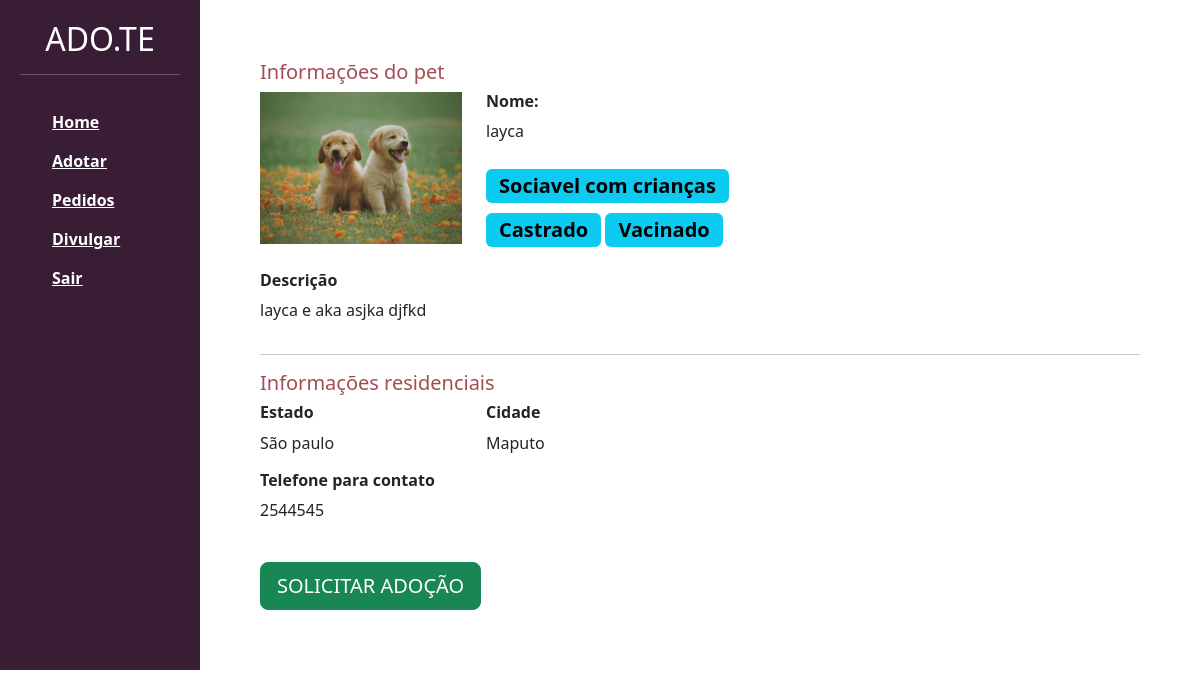
The page /divulgar/ver_pet/10 on the database as committed earlier.
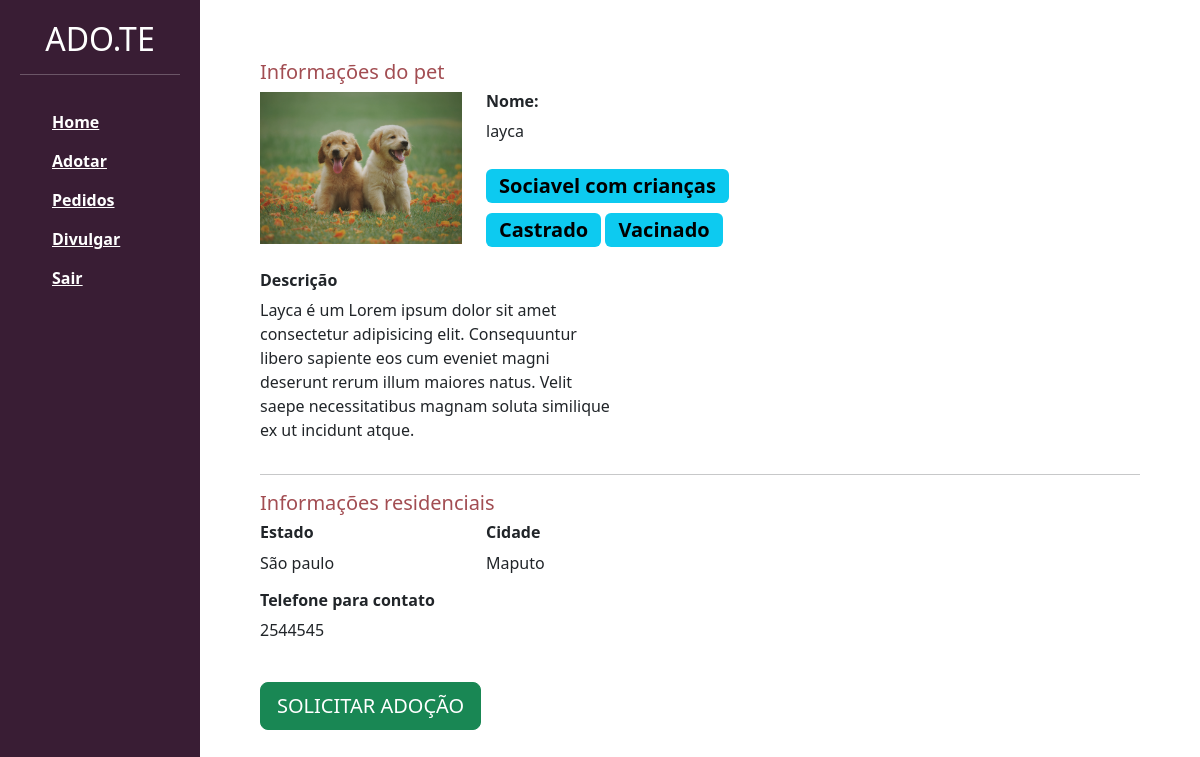
The same page on the database as committed later.
### divulgar/models.py (models this page shows, shortened)
class Pet(models.Model):
    choices_status =  (('P','Para adoção'),('A','Adotado'))
    usuario = models.ForeignKey(User, on_delete=models.DO_NOTHING)
    foto = models.ImageField(upload_to="fotos_pets")
    nome = models.CharField(max_length=100)
    estado = models.CharField(max_length=50)
    descricao = models.TextField()
    telefone = models.CharField(max_length=14)
    cidade = models.CharField(max_length=50)
    tags = models.ManyToManyField(Tag)
    raca = models.ForeignKey(Raca, on_delete=models.DO_NOTHING)
    status = models.CharField(max_length=1 , choices= choices_status, default='P')

### divulgar/views.py (the view)
# urls.py: path('ver_pet/<int:id>', views.ver_pet, name="ver_pet"),
def ver_pet(request, id):
    if request.method == "GET":
        pet = Pet.objects.get(id=id)
        return render(request, "ver_pet.html", {'pet': pet})

### divulgar/models.py (called while the page is built)
    def __str__(self):
        return self.tag

### divulgar/templates/ver_pet.html (shortened to what this page needs)
{% load static %}
<!doctype html>
<html lang="pt-BR">
<head>
    <link href="https://cdn.jsdelivr.net/npm/bootstrap@5.3.0-alpha1/dist/css/bootstrap.min.css" rel="stylesheet">
    <link href="{% static 'usuarios/css/cadastro.css' %}" rel="stylesheet">
    <link href="{% static 'divulgar/css/novo_pet.css' %}" rel="stylesheet">
    <link href="{% static 'divulgar/css/seus_pet.css' %}" rel="stylesheet">
    <link href="{% static 'adotar/css/listar_pets.css' %}" rel="stylesheet">
    <link href="{% static 'adotar/css/home.css' %}" rel="stylesheet">
</head>
<body>
    <div class="container-fluid">
        <div class="row">
            <div class="col-md-2 bg-side-plataforma sidebar">
                <h2>ADO.TE</h2>
                <hr>
                <ul>
                    <li>
                        <a href="{% url 'home' %}">Home</a>
                    </li>
                    <li>
                        <a href="{% url 'listar_pets' %}">Adotar</a>
                    </li>
                    <li>
                        <a href="{% url 'ver_pedido_adocao' %}">Pedidos</a>
                    </li>
                    <li>
                        <a href="{% url 'novo_pet' %}">Divulgar</a>
                    </li>
                    <li>
                        <a href=" {% url 'sair' %}">Sair</a>
                    </li>
                </ul>
            </div>
            <div style="padding:60px" class="col-md">
                <h5 class="font-vinho">Informações do pet</h5>
                <div class="row">
                    <div class="col-md-3">
                        <img width="100%" src="{{pet.foto.url}}">
                    </div>
                    <div class="col-md-9">
                        <h6>Nome:</h6>
                        <p>{{pet.nome}}</p>
                        <div style="width:40%">
                            {% for tag in pet.tags.all %}
                            <span class="badge text-bg-info badge-lg">{{tag}}</span>
                            {% endfor %}
                        </div>
                    </div>
                </div>
                <br>
                <div class="row">
                    <div class="col-md-5">
                        <h6>Descrição</h6>
                        <p>{{pet.descricao}}</p>
                    </div>
                    <div class="col-md-7">
                    </div>
                </div>
                <hr>
                <div class="row">
                    <h5 class="font-vinho">Informações residenciais</h5>
                    <div class="col-md">
                        <div class="row">
                            <div class="col-md">
                                <h6 >Estado</h6>
                                <p>{{pet.estado}}</p>
                            </div>
                            <div class="col-md">
                                <h6>Cidade</h6>
                                <p>{{pet.cidade}}</p>
                            </div>
                        </div>
                        <h6>Telefone para contato</h6>
                        <p>{{pet.telefone}}</p>
                        <br>
                        <a href="{% url 'pedido_adocao' pet.id %}" class="btn btn-success btn-lg">SOLICITAR ADOÇÃO</a>
                    </div>
                    <div class="col-md">
                    </div>
                </div>
            </div>
        </div>
    </div>
</body>
</html>

Rows that differ between the two databases and show on the page:
changed Pet "layca": descricao "layca e aka asjka djfkd" → "Layca é um Lorem ipsum dolor sit amet consectetur adipisicing elit. Consequuntur libero sapiente eos cum eveniet magni deserunt rerum illum maiores natus. Velit saepe necessitatibus magnam soluta similique ex ut incidunt atque."
